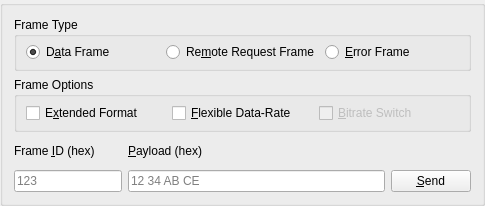
<?xml version="1.0" encoding="UTF-8"?>
<ui version="4.0">
 <class>SendFrameBox</class>
 <widget class="QGroupBox" name="SendFrameBox">
  <property name="geometry">
   <rect>
    <x>0</x>
    <y>0</y>
    <width>485</width>
    <height>206</height>
   </rect>
  </property>
  <property name="windowTitle">
   <string>Dialog</string>
  </property>
  <property name="title">
   <string/>
  </property>
  <layout class="QVBoxLayout" name="verticalLayout_4">
   <property name="sizeConstraint">
    <enum>QLayout::SetMinimumSize</enum>
   </property>
   <item>
    <widget class="QGroupBox" name="frameTypeBox">
     <property name="title">
      <string>Frame Type</string>
     </property>
     <property name="checkable">
      <bool>false</bool>
     </property>
     <layout class="QHBoxLayout" name="horizontalLayout">
      <property name="topMargin">
       <number>0</number>
      </property>
      <property name="bottomMargin">
       <number>0</number>
      </property>
      <item>
       <widget class="QRadioButton" name="dataFrame">
        <property name="toolTip">
         <string>Sends a CAN data frame.</string>
        </property>
        <property name="text">
         <string>D&amp;ata Frame</string>
        </property>
        <property name="checked">
         <bool>true</bool>
        </property>
       </widget>
      </item>
      <item>
       <widget class="QRadioButton" name="remoteFrame">
        <property name="toolTip">
         <string>Sends a CAN remote request frame.</string>
        </property>
        <property name="text">
         <string>Re&amp;mote Request Frame</string>
        </property>
       </widget>
      </item>
      <item>
       <widget class="QRadioButton" name="errorFrame">
        <property name="toolTip">
         <string>Sends an error frame.</string>
        </property>
        <property name="text">
         <string>&amp;Error Frame</string>
        </property>
       </widget>
      </item>
     </layout>
    </widget>
   </item>
   <item>
    <widget class="QGroupBox" name="frameOptionsBox">
     <property name="title">
      <string>Frame Options</string>
     </property>
     <layout class="QHBoxLayout" name="horizontalLayout_2">
      <property name="topMargin">
       <number>0</number>
      </property>
      <property name="bottomMargin">
       <number>0</number>
      </property>
      <item>
       <widget class="QCheckBox" name="extendedFormatBox">
        <property name="toolTip">
         <string>Allows extended frames with 29 bit identifier.</string>
        </property>
        <property name="text">
         <string>E&amp;xtended Format</string>
        </property>
       </widget>
      </item>
      <item>
       <widget class="QCheckBox" name="flexibleDataRateBox">
        <property name="toolTip">
         <string>Allows up to 64 byte payload data.</string>
        </property>
        <property name="text">
         <string>&amp;Flexible Data-Rate</string>
        </property>
       </widget>
      </item>
      <item>
       <widget class="QCheckBox" name="bitrateSwitchBox">
        <property name="enabled">
         <bool>false</bool>
        </property>
        <property name="toolTip">
         <string>Sends payload at higher data rate.</string>
        </property>
        <property name="text">
         <string>&amp;Bitrate Switch</string>
        </property>
       </widget>
      </item>
     </layout>
    </widget>
   </item>
   <item>
    <layout class="QHBoxLayout" name="horizontalLayout_3">
     <property name="sizeConstraint">
      <enum>QLayout::SetMinimumSize</enum>
     </property>
     <item>
      <layout class="QVBoxLayout" name="verticalLayout">
       <item>
        <widget class="QLabel" name="frameIdLabel">
         <property name="text">
          <string>Frame &amp;ID (hex)</string>
         </property>
         <property name="buddy">
          <cstring>frameIdEdit</cstring>
         </property>
        </widget>
       </item>
       <item>
        <widget class="QLineEdit" name="frameIdEdit">
         <property name="sizePolicy">
          <sizepolicy hsizetype="Preferred" vsizetype="Fixed">
           <horstretch>1</horstretch>
           <verstretch>0</verstretch>
          </sizepolicy>
         </property>
         <property name="placeholderText">
          <string>123</string>
         </property>
         <property name="clearButtonEnabled">
          <bool>true</bool>
         </property>
        </widget>
       </item>
      </layout>
     </item>
     <item>
      <layout class="QVBoxLayout" name="verticalLayout_2">
       <item>
        <widget class="QLabel" name="payloadLabel">
         <property name="text">
          <string>&amp;Payload (hex)</string>
         </property>
         <property name="buddy">
          <cstring>payloadEdit</cstring>
         </property>
        </widget>
       </item>
       <item>
        <widget class="QLineEdit" name="payloadEdit">
         <property name="sizePolicy">
          <sizepolicy hsizetype="Expanding" vsizetype="Fixed">
           <horstretch>2</horstretch>
           <verstretch>0</verstretch>
          </sizepolicy>
         </property>
         <property name="placeholderText">
          <string>12 34 AB CE</string>
         </property>
         <property name="clearButtonEnabled">
          <bool>true</bool>
         </property>
        </widget>
       </item>
      </layout>
     </item>
     <item>
      <layout class="QVBoxLayout" name="verticalLayout_3">
       <item>
        <widget class="QLabel" name="label">
         <property name="text">
          <string/>
         </property>
        </widget>
       </item>
       <item>
        <widget class="QPushButton" name="sendButton">
         <property name="text">
          <string>&amp;Send</string>
         </property>
        </widget>
       </item>
      </layout>
     </item>
    </layout>
   </item>
  </layout>
 </widget>
 <resources/>
 <connections/>
</ui>
